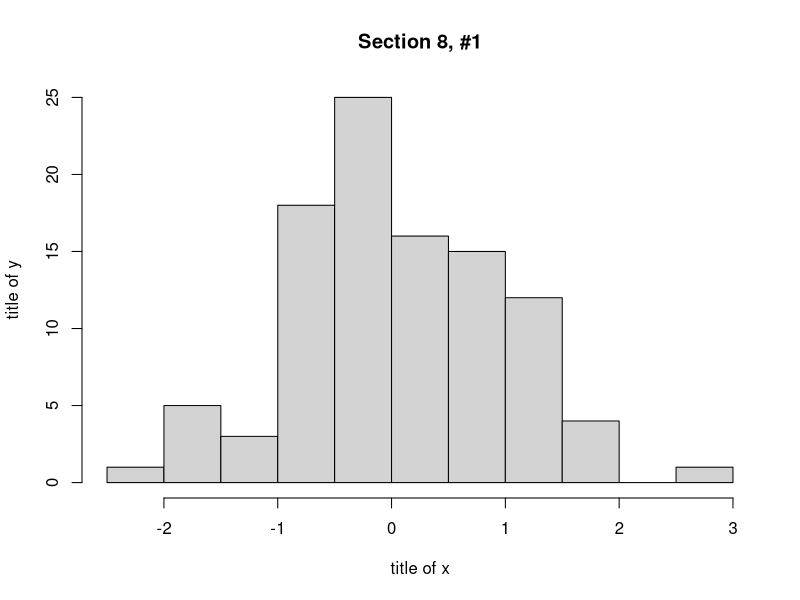
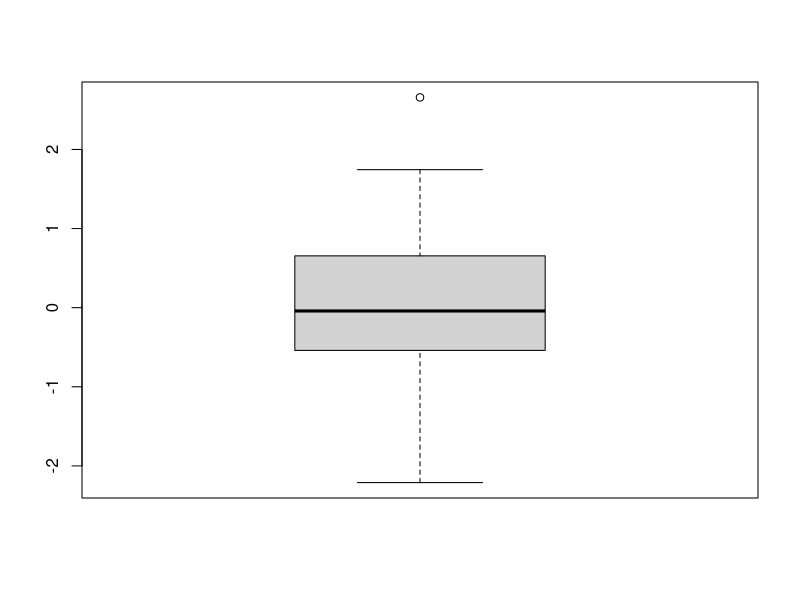
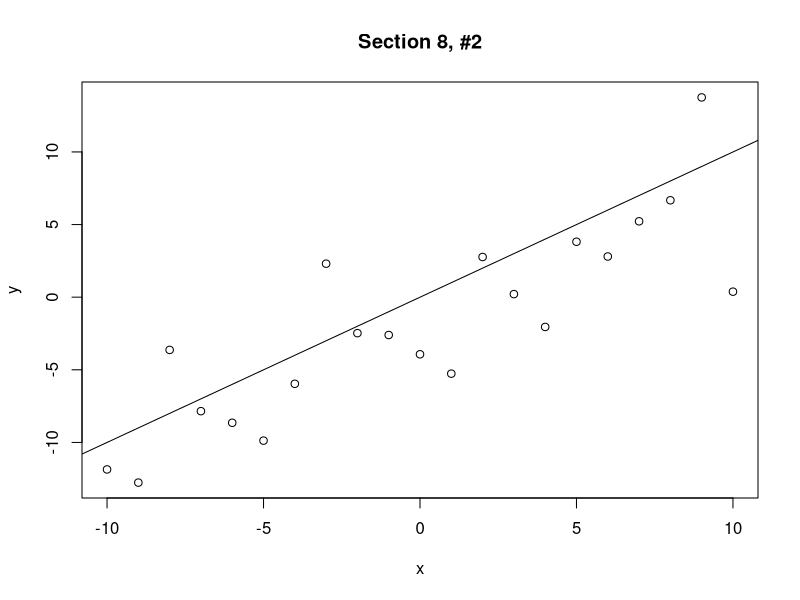
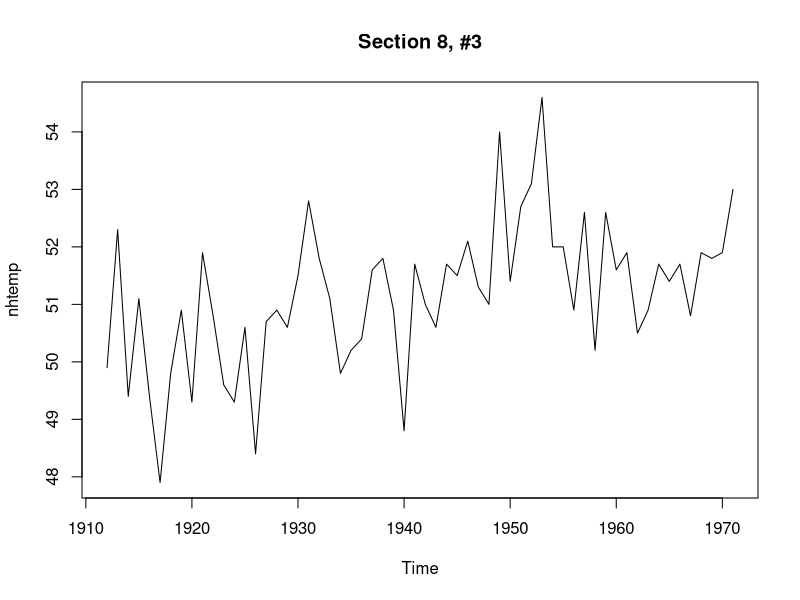
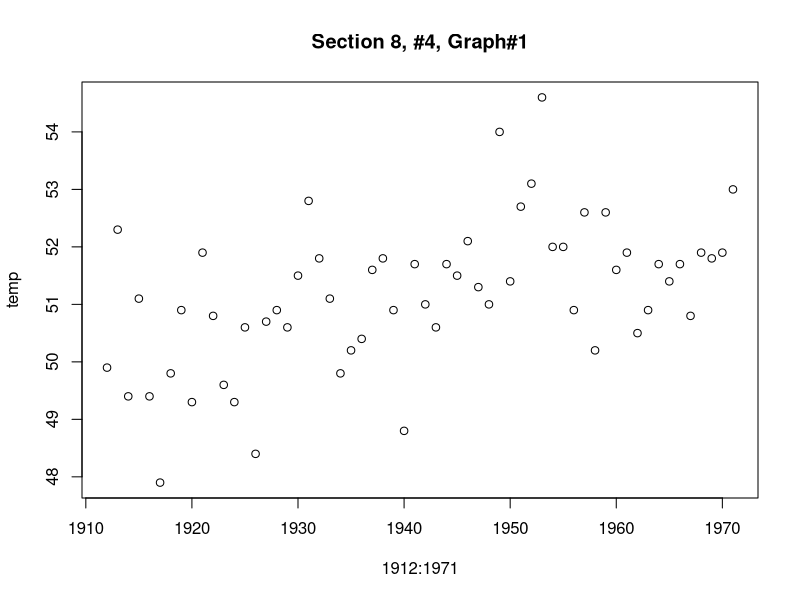
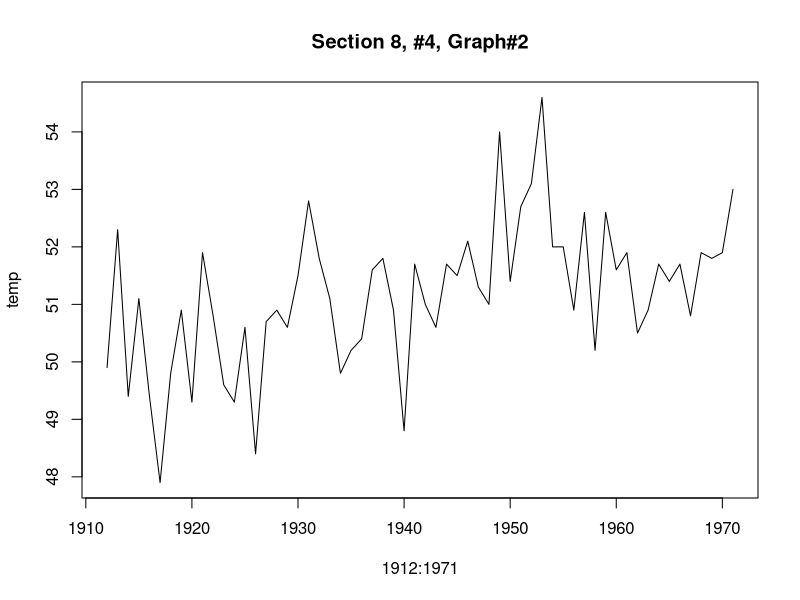
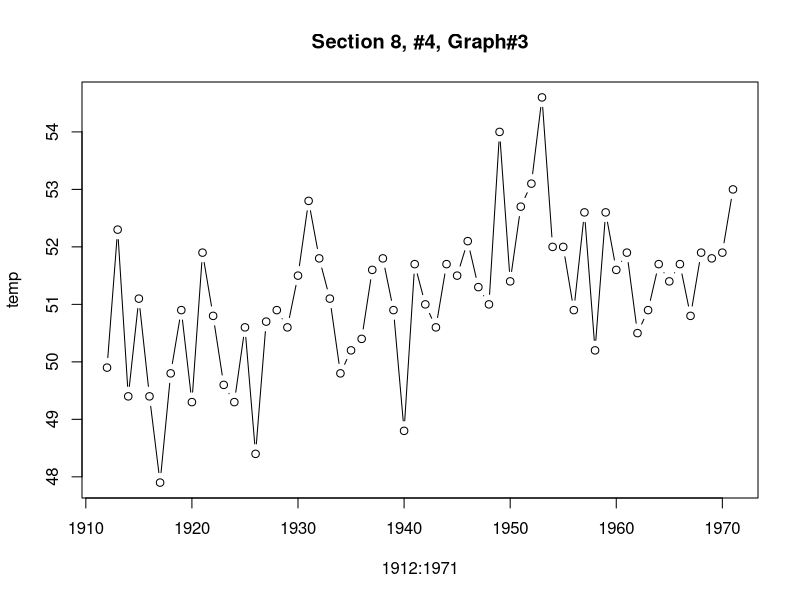

R code for these plots, in order:
##Section 2, #1 ----------------------------------------------------

x<-c(4,2,6)
y<-c(1,0,-1)

length(x)

sum(x)

sum(x^2)

x+y

x*y

x-2

x^2


##Section 2, #2 ----------------------------------------------------
7:11

seq(2,9)

seq(4,10,by=2)

seq(3,30,length=10)

seq(6,-4,by=-2)


##Section 2, #3 ----------------------------------------------------
rep(2,4)

rep(c(1,2),4)

rep(c(1,2),c(4,4))

rep(1:4,4)

rep(1:4,rep(3,4))


##Section 2, #4 ----------------------------------------------------
rep(6,6)

rep(c(5,8), 3)

rep(c(5,8), rep(4,2))


##Section 3, #1 ----------------------------------------------------
x<- c(5,9,2,3,4,6,7,0,8,12,2,9)

x[2]

x[2:4]

x[c(2,3,6)]

x[c(1:5,10:12)]

x[-(10:12)]


##Section 3, #2 ----------------------------------------------------
y<-c(33,44,29,16,25,45,33,19,54,22,21,49,11,24,56)

summaryMatrix<-matrix(y, nr=3)
#summary of each day
apply(summaryMatrix, 2, sum)

summaryMatrix<-matrix(y, nr=5, by=T)
#summary of each shop
apply(summaryMatrix, 2, sum)


##Section 5, #1 ----------------------------------------------------
attach(quakes)
summary(quakes[,3:4])


##Section 5, #2 ----------------------------------------------------
attach(mtcars)
#the mean weight
mean(wt)
#the mean of fuel consumption
mean(mpg)


##Section 8, #1 ----------------------------------------------------
x<-rnorm(100)
hist(x, main="Section 8, #1", xlab="title of x", ylab="title of y", breaks=9)
boxplot(x)


##Section 8, #2 ----------------------------------------------------
x<- (-10):10
n<-length(x)
y<-rnorm(n,x,4)
plot(x,y, main="Section 8, #2")
abline(0,1)


##Section 8, #3 ----------------------------------------------------
data(nhtemp)
plot(nhtemp, main="Section 8, #3")


##Section 8, #4 ----------------------------------------------------
temp<-as.vector(nhtemp)
plot(1912:1971,temp, main="Section 8, #4, Graph#1")
plot(1912:1971,temp,type="l", main="Section 8, #4, Graph#2")
plot(1912:1971,temp,type="b", main="Section 8, #4, Graph#3")
